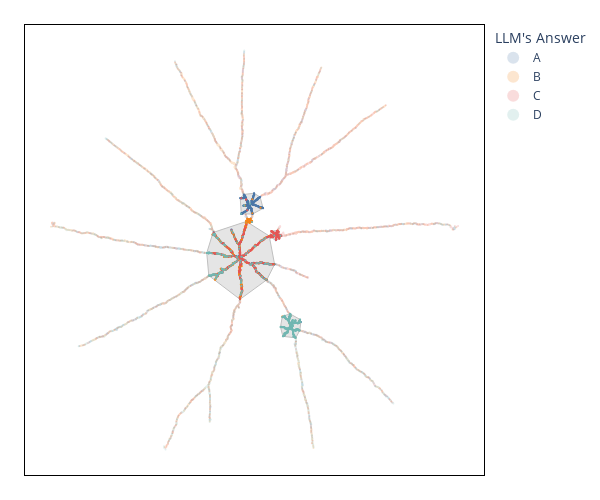

Here is the notebook cell this chart was saved with:
### Code cell
fig = plot_projections_discrete_feature(proj_topomap_llm,
                                        df_questions,
                                        column_color = 'model_choice',
                                        legend_title="LLM's Answer",
                                        column_values=['A','B','C','D','E'],
                                        low_opacity=True,
                                        hiertopomap=hiertopomap_llm,
                                        show_hulls=True,
                                        topomap=True)
fig.update_layout(height=500,width=600)
fig.write_image("TopoMap-ModelAnswer-5Comps.png", scale=3)
fig.show()

### Figure 1 — Plotly figure (JSON) as saved in the notebook; plotly's stock layout.template omitted (floating-point values rounded to 4 significant figures; data arrays with more than 128 entries replaced by an {"elided": "..."} marker saying what was removed)
{"data": [{"fill": "toself", "fillcolor": "#CCCCCC", "legendgroup": "Components", "line": {"color": "#808080", "width": 1}, "marker": {"size": 1}, "name": "Components", "opacity": 0.5, "showlegend": false, "text": "Component 0", "type": "scatter", "x": [3886.0, 4080.0, 7020.0, 9543.0, 10280.0, 9774.0, 7615.0, 4533.0, 4419.0, 3886.0], "y": [17900.0, 15840.0, 13670.0, 15450.0, 16860.0, 19450.0, 20770.0, 19780.0, 19570.0, 17900.0]}, {"fill": "toself", "fillcolor": "#CCCCCC", "legendgroup": "Components", "line": {"color": "#808080", "width": 1}, "marker": {"size": 1}, "name": "Components", "opacity": 0.5, "showlegend": false, "text": "Component 2", "type": "scatter", "x": [10830.0, 11060.0, 12270.0, 12650.0, 12760.0, 12680.0, 11770.0, 11730.0, 11210.0, 11000.0, 10830.0], "y": [11150.0, 10310.0, 10170.0, 10840.0, 11610.0, 11840.0, 12340.0, 12350.0, 12190.0, 12120.0, 11150.0]}, {"fill": "toself", "fillcolor": "#CCCCCC", "legendgroup": "Components", "line": {"color": "#808080", "width": 1}, "marker": {"size": 1}, "name": "Components", "opacity": 0.5, "showlegend": false, "text": "Component 1", "type": "scatter", "x": [7038.0, 7116.0, 7141.0, 8191.0, 9196.0, 8915.0, 8344.0, 7380.0, 7038.0], "y": [22910.0, 21460.0, 21460.0, 21440.0, 21960.0, 22990.0, 23340.0, 23230.0, 22910.0]}, {"fill": "toself", "fillcolor": "#CCCCCC", "legendgroup": "Components", "line": {"color": "#808080", "width": 1}, "marker": {"size": 1}, "name": "Components", "opacity": 0.5, "showlegend": false, "text": "Component 3", "type": "scatter", "x": [9971.0, 9868.0, 9901.0, 9929.0, 10390.0, 10700.0, 10730.0, 10920.0, 10670.0, 10570.0, 10010.0, 9971.0], "y": [19890.0, 19490.0, 19330.0, 19310.0, 19050.0, 19200.0, 19220.0, 19450.0, 19840.0, 19940.0, 19890.0, 19890.0]}, {"fill": "toself", "fillcolor": "#CCCCCC", "legendgroup": "Components", "line": {"color": "#808080", "width": 1}, "marker": {"size": 1}, "name": "Components", "opacity": 0.5, "showlegend": false, "text": "Component 4", "type": "scatter", "x": [8164.0, 8027.0, 7701.0, 7588.0, 7634.0, 7759.0, 7925.0, 8146.0, 8164.0], "y": [20810.0, 21030.0, 21010.0, 20840.0, 20800.0, 20720.0, 20620.0, 20720.0, 20810.0]}, {"customdata": {"elided": "1411 int values"}, "marker": {"color": "#4C78A8", "size": 2}, "mode": "markers", "name": "A", "opacity": 0.2, "showlegend": true, "type": "scatter", "x": {"elided": "1411 float values"}, "y": {"elided": "1411 float values"}}, {"customdata": {"elided": "2069 int values"}, "marker": {"color": "#F58518", "size": 2}, "mode": "markers", "name": "B", "opacity": 0.2, "showlegend": true, "type": "scatter", "x": {"elided": "2069 float values"}, "y": {"elided": "2069 float values"}}, {"customdata": {"elided": "1785 int values"}, "marker": {"color": "#E45756", "size": 2}, "mode": "markers", "name": "C", "opacity": 0.2, "showlegend": true, "type": "scatter", "x": {"elided": "1785 float values"}, "y": {"elided": "1785 float values"}}, {"customdata": {"elided": "1407 int values"}, "marker": {"color": "#72B7B2", "size": 2}, "mode": "markers", "name": "D", "opacity": 0.2, "showlegend": true, "type": "scatter", "x": {"elided": "1407 float values"}, "y": {"elided": "1407 float values"}}, {"customdata": [], "marker": {"color": "#54A24B", "size": 2}, "mode": "markers", "name": "E", "opacity": 0.2, "showlegend": true, "type": "scatter", "x": [], "y": []}, {"legendgroup": "A", "marker": {"color": "#4C78A8", "size": 2}, "mode": "markers", "name": "A", "opacity": 1, "showlegend": false, "type": "scatter", "x": {"elided": "241 float values"}, "y": {"elided": "241 float values"}}, {"legendgroup": "B", "marker": {"color": "#F58518", "size": 2}, "mode": "markers", "name": "B", "opacity": 1, "showlegend": false, "type": "scatter", "x": {"elided": "426 float values"}, "y": {"elided": "426 float values"}}, {"legendgroup": "C", "marker": {"color": "#E45756", "size": 2}, "mode": "markers", "name": "C", "opacity": 1, "showlegend": false, "type": "scatter", "x": {"elided": "361 float values"}, "y": {"elided": "361 float values"}}, {"legendgroup": "D", "marker": {"color": "#72B7B2", "size": 2}, "mode": "markers", "name": "D", "opacity": 1, "showlegend": false, "type": "scatter", "x": {"elided": "178 float values"}, "y": {"elided": "178 float values"}}, {"legendgroup": "A", "marker": {"color": "#4C78A8", "size": 2}, "mode": "markers", "name": "A", "opacity": 1, "showlegend": false, "type": "scatter", "x": [11650.0, 12760.0, 11180.0], "y": [11640.0, 11610.0, 12080.0]}, {"legendgroup": "B", "marker": {"color": "#F58518", "size": 2}, "mode": "markers", "name": "B", "opacity": 1, "showlegend": false, "type": "scatter", "x": [12210.0, 11770.0, 12610.0, 11790.0, 11680.0, 11260.0, 10910.0, 11000.0, 11480.0], "y": [11520.0, 12160.0, 11710.0, 11440.0, 11490.0, 12050.0, 11150.0, 12120.0, 10700.0]}, {"legendgroup": "C", "marker": {"color": "#E45756", "size": 2}, "mode": "markers", "name": "C", "opacity": 1, "showlegend": false, "type": "scatter", "x": [11200.0, 11700.0, 11310.0, 12610.0, 12170.0], "y": [10390.0, 10980.0, 11950.0, 11550.0, 11520.0]}, {"legendgroup": "D", "marker": {"color": "#72B7B2", "size": 2}, "mode": "markers", "name": "D", "opacity": 1, "showlegend": false, "type": "scatter", "x": {"elided": "334 float values"}, "y": {"elided": "334 float values"}}, {"legendgroup": "A", "marker": {"color": "#4C78A8", "size": 2}, "mode": "markers", "name": "A", "opacity": 1, "showlegend": false, "type": "scatter", "x": {"elided": "317 float values"}, "y": {"elided": "317 float values"}}, {"legendgroup": "B", "marker": {"color": "#F58518", "size": 2}, "mode": "markers", "name": "B", "opacity": 1, "showlegend": false, "type": "scatter", "x": [8177.0, 8178.0, 8954.0, 7487.0], "y": [22790.0, 21510.0, 22010.0, 22210.0]}, {"legendgroup": "C", "marker": {"color": "#E45756", "size": 2}, "mode": "markers", "name": "C", "opacity": 1, "showlegend": false, "type": "scatter", "x": [7701.0, 7599.0, 7594.0, 7133.0], "y": [21800.0, 22750.0, 22780.0, 22890.0]}, {"legendgroup": "D", "marker": {"color": "#72B7B2", "size": 2}, "mode": "markers", "name": "D", "opacity": 1, "showlegend": false, "type": "scatter", "x": [7422.0, 7116.0, 7961.0], "y": [22230.0, 21460.0, 22380.0]}, {"legendgroup": "A", "marker": {"color": "#4C78A8", "size": 2}, "mode": "markers", "name": "A", "opacity": 1, "showlegend": false, "type": "scatter", "x": [10390.0], "y": [19050.0]}, {"legendgroup": "B", "marker": {"color": "#F58518", "size": 2}, "mode": "markers", "name": "B", "opacity": 1, "showlegend": false, "type": "scatter", "x": [10650.0, 10010.0], "y": [19460.0, 19860.0]}, {"legendgroup": "C", "marker": {"color": "#E45756", "size": 2}, "mode": "markers", "name": "C", "opacity": 1, "showlegend": false, "type": "scatter", "x": {"elided": "146 float values"}, "y": {"elided": "146 float values"}}, {"legendgroup": "D", "marker": {"color": "#72B7B2", "size": 2}, "mode": "markers", "name": "D", "opacity": 1, "showlegend": false, "type": "scatter", "x": [10830.0, 10240.0], "y": [19470.0, 19490.0]}, {"legendgroup": "A", "marker": {"color": "#4C78A8", "size": 2}, "mode": "markers", "name": "A", "opacity": 1, "showlegend": false, "type": "scatter", "x": [8127.0], "y": [20750.0]}, {"legendgroup": "B", "marker": {"color": "#F58518", "size": 2}, "mode": "markers", "name": "B", "opacity": 1, "showlegend": false, "type": "scatter", "x": [7746.0, 7925.0, 7727.0, 8141.0, 7809.0, 7743.0, 7823.0, 7906.0, 7945.0, 7652.0, 7783.0, 7876.0, 8027.0, 7768.0, 7917.0, 7890.0, 7771.0, 7848.0, 7774.0, 7915.0, 8058.0, 7774.0, 7759.0, 7713.0, 7959.0, 7996.0, 8093.0, 7928.0, 7846.0, 7701.0, 7916.0, 8138.0, 7817.0, 7618.0, 7978.0, 7815, 8109.0, 7634.0, 7759.0, 8118.0, 7842.0, 7828.0, 7681.0, 7991.0, 7805.0, 7671.0, 7588.0, 7910.0, 7928.0, 7798.0, 7780.0, 7790.0, 7929.0, 8040.0, 7852.0, 7882.0, 7788.0, 8009.0, 7955.0, 7882.0, 8164.0, 8025.0, 7796.0], "y": [20850.0, 20620.0, 20990.0, 20790.0, 20750.0, 21000.0, 20770.0, 20930.0, 20740.0, 20810.0, 20910.0, 20760.0, 21030.0, 20980.0, 20690.0, 20850.0, 20770.0, 20870.0, 20840.0, 20890.0, 20730.0, 20940.0, 20720.0, 20840.0, 20970.0, 20780.0, 20740.0, 20770.0, 20840.0, 21010.0, 20730.0, 20840.0, 20910.0, 20820.0, 20740.0, 20880.0, 20810.0, 20800.0, 20750.0, 20780.0, 20750.0, 20810.0, 20830.0, 20980.0, 20800.0, 20780.0, 20840.0, 20660.0, 20910.0, 20780.0, 20790.0, 20760.0, 20950.0, 20760.0, 20730.0, 20730.0, 20810.0, 20750.0, 20790.0, 20880.0, 20810.0, 20990.0, 20830.0]}, {"legendgroup": "D", "marker": {"color": "#72B7B2", "size": 2}, "mode": "markers", "name": "D", "opacity": 1, "showlegend": false, "type": "scatter", "x": [8146.0], "y": [20720.0]}], "layout": {"height": 500, "legend": {"itemsizing": "constant", "title": {"text": "LLM's Answer"}}, "margin": {"b": 25, "l": 25, "r": 25, "t": 25}, "plot_bgcolor": "white", "width": 600, "xaxis": {"linecolor": "black", "linewidth": 1, "mirror": true, "showline": true, "showticklabels": false}, "yaxis": {"linecolor": "black", "linewidth": 1, "mirror": true, "showline": true, "showticklabels": false}}}
